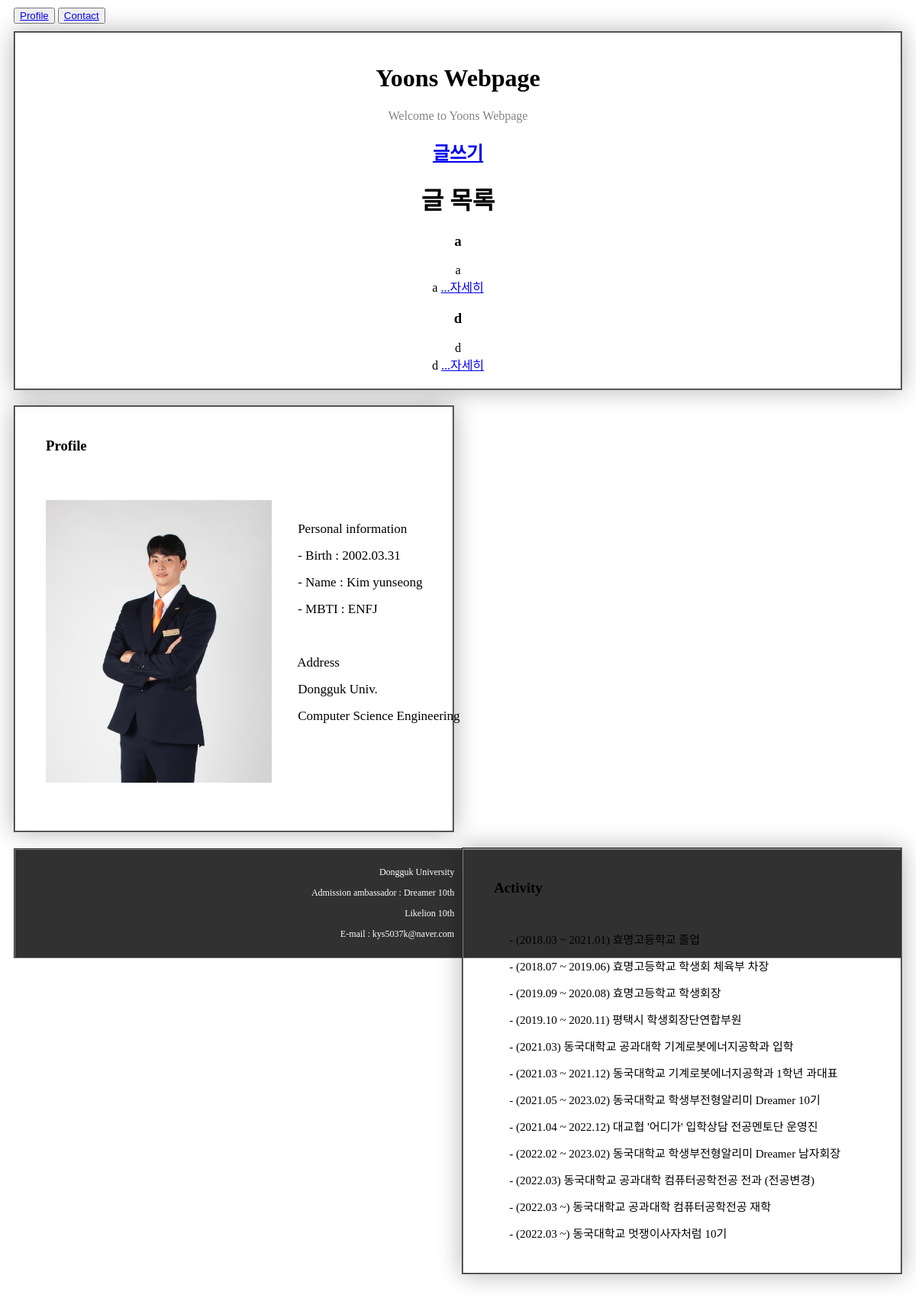
The page / on the database its author committed.
### main/models.py (models this page shows, shortened)
class Post(models.Model):
    id = models.AutoField(primary_key=True)
    title = models.CharField(max_length=200)
    writer = models.CharField(max_length=100)
    pub_date = models.DateField()
    body = models.TextField()
    image = models.ImageField(upload_to = "blog/", blank=True, null=True)
    def summary(self):
        return self.body[:20]

### main/views.py (the view)
# urls.py: path('', showmain, name="showmain"),
def showmain(request):
    posts = Post.objects.all()
    return render(request, 'main/show.html',{'posts':posts})

### main/templates/main/show.html
{% extends 'base.html' %}
{% load static %}
{% block content %}
        <div class="hello">
            <h1>Yoons Webpage</h1>
            <p id="welcome">Welcome to Yoons Webpage</p>
            <h2><a href="{% url 'new' %}">글쓰기</a></h2>
        <h1>글 목록</h1>
        <div>
            {% for post in posts %}
            <div>
                <h3>{{post.title}}</h3>
                {{post.writer}}<br>
                {{post.summary}}
                <a href="{% url 'detail' post.id %}">...자세히</a>
                <br>
            </div>
            {% endfor %}
        </div>
        </div>
        <div class="main1">
            <h3 id="profile">Profile</h3>
            <img src="{% static 'image/상반신.jpg' %}" id="image1">
            <pre id="personal">
        Personal information
        - Birth : 2002.03.31
        - Name : Kim yunseong
        - MBTI : ENFJ
        Address
        Dongguk Univ.
        Computer Science Engineering
            </pre>
        </div>
        <div class="main2">
            <h3 id="activity">Activity</h3>
            <pre id="content">
- (2018.03 ~ 2021.01) 효명고등학교 졸업
- (2018.07 ~ 2019.06) 효명고등학교 학생회 체육부 차장
- (2019.09 ~ 2020.08) 효명고등학교 학생회장
- (2019.10 ~ 2020.11) 평택시 학생회장단연합부원
- (2021.03) 동국대학교 공과대학 기계로봇에너지공학과 입학
- (2021.03 ~ 2021.12) 동국대학교 기계로봇에너지공학과 1학년 과대표
- (2021.05 ~ 2023.02) 동국대학교 학생부전형알리미 Dreamer 10기
- (2021.04 ~ 2022.12) 대교협 '어디가' 입학상담 전공멘토단 운영진
- (2022.02 ~ 2023.02) 동국대학교 학생부전형알리미 Dreamer 남자회장
- (2022.03) 동국대학교 공과대학 컴퓨터공학전공 전과 (전공변경)
- (2022.03 ~) 동국대학교 공과대학 컴퓨터공학전공 재학
- (2022.03 ~) 동국대학교 멋쟁이사자처럼 10기
            </pre>
        </div>
        <footer>
            <div class="infor">
            <p>Dongguk University</p>
            <p>Admission ambassador : Dreamer 10th</p>
            <p>Likelion 10th</p>
            <p>E-mail : kys5037k@naver.com</p></div>
        </footer>
{% endblock %}

### sns_project/static/css/show.css (style rules this page uses)
.hello { font-family: 'scd5'; text-align: center; margin: 10px; padding: 20px; border: 2px groove gray; box-shadow: 0 0 30px 0 rgba(0,0,0,0.3); }
#welcome { font-family: 'scd2'; color:rgb(133, 132, 132) }
.main1 { border: 2px groove gray; box-shadow: 0 0 30px 0 rgba(0,0,0,0.3); margin: 10px; padding: 20px; height: 515px; width: 45%; float: left; }
#profile { font-family: 'scd3'; margin: 20px; margin-bottom: 40px; }
#personal { font-family: 'scd2'; padding-top: 40px; font-size: 17px; line-height: 35px; }
.main2 { border: 2px groove gray; box-shadow: 0 0 30px 0 rgba(0,0,0,0.3); margin: 10px; padding: 20px; height: 515px; width: 45%; float: right; }
#activity { font-family: 'scd3'; margin: 20px; margin-bottom: 0px; }
#content { font-family: 'scd2'; line-height: 35px; font-size: 15px; margin-left: 0px; margin-top: 0px; }
#image1 { height: 370px; margin: 20px; margin-right: 0px; float: left; }
#content { font-family: 'scd2'; line-height: 35px; font-size: 15px; padding: 40px; }
footer { text-align: right; border: 2px groove gray; background-color: rgb(49, 49, 49); font-size: 12px; color: white; padding: 10px; margin: 10px; margin-top: 600px; height: 120px; }

### rows shown on the page
Post: title "a", writer "a", summary "a"
Post: title "d", writer "d", summary "d"
